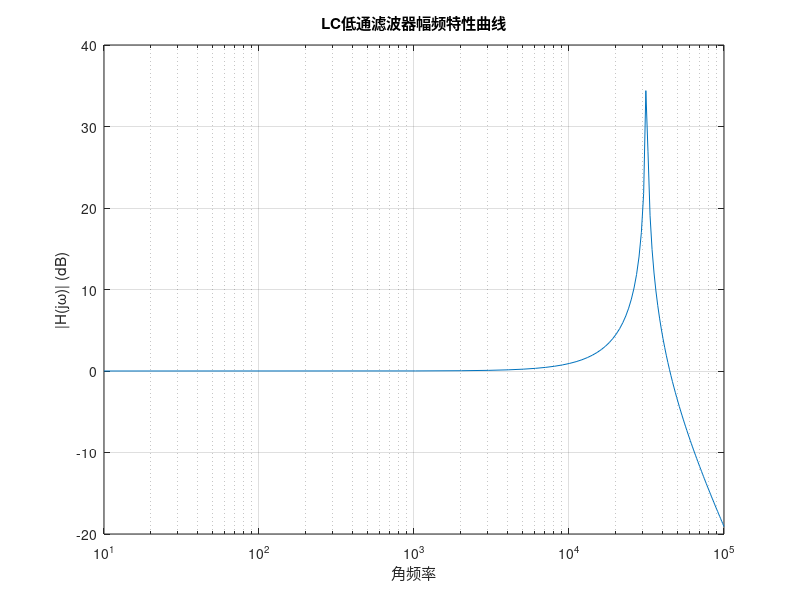

This chart was generated by the following MATLAB code:
% 假设电感值和电容值
L = 1e-3; % 电感值（单位：亨利）
C = 1e-6; % 电容值（单位：法拉）

% 计算截止频率
wc = 1 / sqrt(L * C);

% 频率范围
w = linspace(10, 100000, 100);

% LC低通滤波器的传递函数
H = 1 ./ (1 -  w.^2 * L * C);

% 绘制幅频特性曲线
figure;
semilogx(w, 20 * log10(abs(H)));
xlabel('角频率');
ylabel('|H(j\omega)| (dB)');
title('LC低通滤波器幅频特性曲线');
grid on;